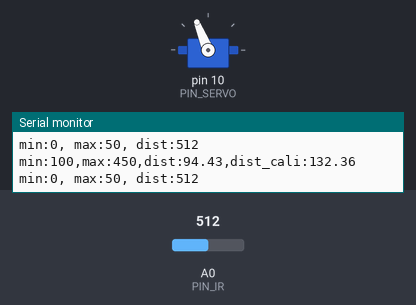
The sketch below on a simulated Arduino Uno, built with avr-gcc and run on an emulated ATmega328P. On the bench: servo, the last lines printed to the serial monitor. The test bench sets the inputs (shaded band); at power-on: A0 (PIN_IR) = 512.

Above: at 1.2 s.
1.3 s: A0 (PIN_IR) set to 325
4.3 s: A0 (PIN_IR) set to 311
At 5.5 s:
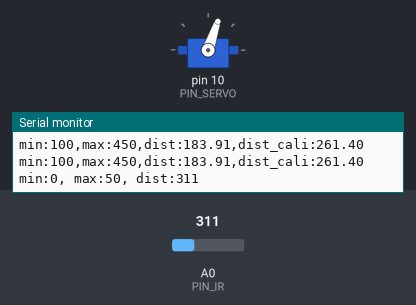
5.8 s: A0 (PIN_IR) set to 511
At 7.3 s:
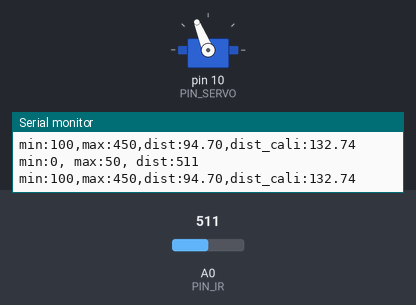
Timing chart, 0 to 8.8 s (numbered marks = the images above; inputs shaded):
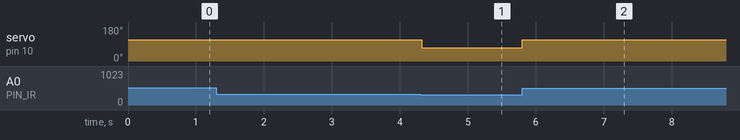

Measured:
- the behaviour switches between 318 and 317 on A0 (PIN_IR) (found by bisection; images 0 and 1)
- after the input at 4.3 s, servo on pin 10 (PIN_SERVO): 112° → 71° at once
- after the input at 5.8 s, servo on pin 10 (PIN_SERVO): 71° → 112° at once

The sketch:

21_bbc_20212979.ino
```cpp
//bbc 폴더 안에 다른 코드 파일들 있습니다.

#include <Servo.h>
#define PIN_SERVO 10
#define PIN_IR A0
Servo myservo;
#define IR_PIN A0
#include "medianfilter.h"

MedianFilter<> filter;

int a, b; // unit: mm

void setup() {
// initialize GPIO pins

  myservo.attach(PIN_SERVO);
// initialize serial port
  Serial.begin(57600);
  a = 72;
  b = 280;
  myservo.writeMicroseconds(1475);

  filter.init();
}

float ir_distance(void){ // return value unit: mm
  float val;
  float volt = float(analogRead(PIN_IR));
  val = ((6762.0/(volt-9.0))-4.0) * 10.0;
  return val;
}

void loop() {
  if(filter.ready()) {
    short dist = filter.read();
    Serial.print("min:0, max:50, dist:");
    Serial.println(dist);
  }

  float raw_dist = ir_distance();
  float dist_cali = 100 + 300.0 / (b - a) * (raw_dist - a);
  Serial.print("min:100,max:450,dist:");
  Serial.print(raw_dist);
  Serial.print(",dist_cali:");
  Serial.println(dist_cali);

  if(dist_cali > 255) {
    myservo.writeMicroseconds(1274);
  }
  else {
    myservo.writeMicroseconds(1700);
  }
  delay(20);
}
```

medianfilter.h
```cpp
#ifndef INTERPOLATE_MODEL_H_
#define INTERPOLATE_MODEL_H_


#include "Arduino.h"


#ifndef IR_PIN
  #error Please define IR_PIN (e.g. A0)
#endif


namespace analog_reader_queue {
  extern volatile short queue[32];
  extern volatile byte writeIdx;
}


void swap(short& a, short& b);
void fixheap(short* arr, int node, int len);
void heapify(short* arr, int len);
void heapremove(short* arr, int len);


template<float(*fn)(short)>
struct TypeDetector {
  typedef float Type;
};

template<>
struct TypeDetector<nullptr> {
  typedef short Type;
};


template<float(*fnCalcDistance)(short) = nullptr>
class MedianFilter {
public:
  void init() {
    analogRead(IR_PIN);

    cli();

    TCCR2A = (1 << WGM21);
    TCCR2B = (1 << CS22) | (1 << CS21);
    OCR2A = 150;
    TIMSK2 = (1 << OCIE2A);

    sei();
  }

  bool ready() {
    byte writeIdx = analog_reader_queue::writeIdx;
    if(writeIdx < readIdx)
      writeIdx += 32;
    return readIdx + 16 < writeIdx;
  }

  typename TypeDetector<fnCalcDistance>::Type read() {
    short arr[16];
    for(int i=0; i<16; i++) {
      arr[i] = analog_reader_queue::queue[readIdx];
      readIdx = (readIdx + 1) % 32;
    }

    int len = 16;
    heapify(arr, len);

    for(int i=0; i<7; i++)
      heapremove(arr, len--);

    short rightMedian = arr[0];
    if(fnCalcDistance != nullptr) {
      heapremove(arr, len--);
      short leftMedian = arr[0];
      return (fnCalcDistance(rightMedian) + fnCalcDistance(leftMedian)) * 0.5f;
    }
    else
      return rightMedian;
  }

private:
  byte readIdx;
};


#endif
```

medianfilter.ino
```cpp
#include "medianfilter.h"

namespace analog_reader_queue {
  volatile short queue[32];
  volatile byte writeIdx;
}

using namespace analog_reader_queue;

ISR(TIMER2_COMPA_vect) {
  byte idx = writeIdx;
  queue[idx] = analogRead(IR_PIN);
  idx = (idx + 1) % 32;
  writeIdx = idx;
}

void swap(short& a, short& b) {
  short tmp = a;
  a = b;
  b = tmp;
}

void fixheap(short* arr, int node, int len) {
  while(node * 2 < len) {
    int leftChild = node * 2;
    int rightChild = node * 2 + 1;
    int largest = node;

    if(arr[largest] < arr[leftChild])
      largest = leftChild;
    if(rightChild < len && arr[largest] < arr[rightChild])
      largest = rightChild;

    if(largest != node) {
      swap(arr[largest], arr[node]);
      node = largest;
    }
    else
      break;
  }
}

void heapify(short* arr, int len) {
  for(int i = (len - 1) / 2; i >= 0; i--)
    fixheap(arr, i, len);
}

void heapremove(short* arr, int len) {
  arr[0] = arr[len - 1];
  fixheap(arr, 0, len - 1);
}
```
